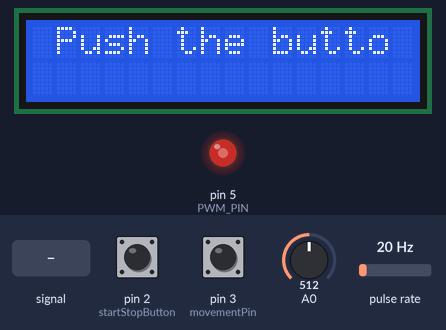
Recording of a sketch running on a simulated Arduino Uno, built with avr-gcc and run on an emulated ATmega328P. Shown: 16×2 character LCD, output pins drawn as LEDs (lit = HIGH). Wiring (from diagram.json): character LCD (HD44780): RS pin 12; E pin 11; data pin 10, pin 9, pin 8, pin 7. Wiring (inferred from the names in the program): pulse sensor: data pin 4. Dashed ring = blinking. Inputs (shaded band) come from the test bench; at power-on: A0 = 512, pin 2 (startStopButton) HIGH, pin 3 (movementPin) HIGH, pulse rate 20 Hz. Pins used as bus, display or sensor lines are not drawn.

Above: at 1.2 s.
1.3 s: A0 fed a 2 Hz sine of ±306 counts around its level
At 1.4 s:
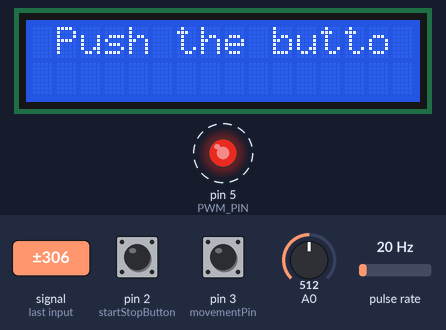
4.3 s: A0 set to 1023
5.8 s: pin 2 (startStopButton) pulled LOW for 0.15 s
At 7.5 s:
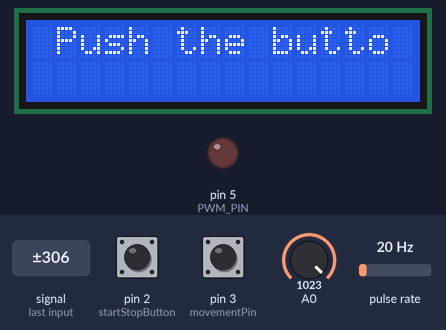
7.7 s: pin 2 (startStopButton) pulled LOW for 1 s
Timing chart, 0 to 10.7 s (numbered marks = the images above; inputs shaded):
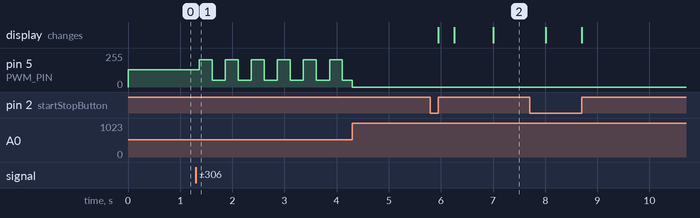

The sketch:

sketch.ino
```cpp
// Wiring buttons and sensor

const uint8_t PWM_PIN = 5; // Pin where PWM signal will be generated
uint16_t ldrValue = 0; // Value read on pin A0

const uint8_t pinRS = 4;
const uint8_t pinEN = 3;
const uint8_t pinD4 = 2;
const uint8_t pinD5 = 1;
const uint8_t pinD6 = 0;
const uint8_t pinD7 = 7;

const uint8_t startStopButton = 2;
volatile bool startStopButtonPressed = false;
volatile bool startStopButtonPressedLong = false;
volatile unsigned long buttonPressStartTime = 0; // Variable to store the start time of pressing the push button

const uint8_t movementPin = 3;
volatile unsigned long transitionTime = 0; // Time to complete one revolution
volatile bool transitionDetected = false;

volatile long seconds = 0; // Initialization of seconds counter
volatile long milliseconds = 0; // Initialization of milliseconds counter

// Variables for calculating values
float lastRevolutionStartTime = 0; // Time when the last revolution started
volatile unsigned int nRevolution = 0; // Revolution counter
volatile float distance = 0; // Total recorded distance
volatile unsigned long currentSpeed = 0; // Instantaneous speed detected
volatile float T = 0; // Time elapsed since the last pulse
volatile float T1 = 0; // Time elapsed since the last pulse regardless of the LDR sensor operation

const float bicycleWheelCircumference = 2.1206; // Circumference of the bike wheel expressed in meters

void setup() {

  // External interrupt configuration on INT0 (pin 2)
  EICRA |= (1 << ISC00); // External interrupt on state change
  EIMSK |= (1 << INT0); // Enable external interrupt on INT0 (pin 2)

  // External interrupt configuration on INT1 (pin 3)
  EICRA |= (1 << ISC10); // External interrupt on state change
  EIMSK |= (1 << INT1); // Enable external interrupt on INT1 (pin 3)

  // Timer1 settings to generate an interrupt every second
  cli(); // Disable interrupts during configuration
  TCCR1A = 0; // Clear timer control registers
  TCCR1B = 0;
  TCNT1 = 0; // Initialize timer count to 0
  OCR1A = 15624; // Set comparison value to achieve one second
  TCCR1B |= (1 << WGM12); // Set timer in comparison mode with OCR1A
  TCCR1B |= (1 << CS12) | (1 << CS10); // Set prescaler to 1024
  TIMSK1 |= (1 << OCIE1A); // Enable interrupt for comparison with OCR1A

  // Set up timer2 to generate an interrupt every millisecond
  TCCR2A = 0; // Clear control registers A
  TCCR2B = 0; // Clear control registers B
  TCNT2 = 0; // Clear timer2 count
  OCR2A = 249; // Set comparison value to generate an interrupt every millisecond
  TCCR2A |= (1 << WGM21); // Set timer in comparison mode with OCR2A
  TCCR2B |= (1 << CS22); // Set prescaler to 64
  TIMSK2 |= (1 << OCIE2A); // Enable interrupt for comparison with OCR2A

  // Configuration of the timer 0 overflow interrupt
  TIMSK0 |= (1 << TOIE0); // Enable timer 0 overflow interrupt
  // Configuration of timer 0
  TCCR0A |= (1 << WGM00) | (1 << WGM01); // Fast PWM mode
  TCCR0B |= (1 << CS02); // Prescaler of 256 (clock frequency of 16MHz / 256)
  OCR0A = 255; // Maximum value of the counter (PWM signal period)

  sei(); // Enable interrupts after configuration

  DDRD |= (1 << PWM_PIN); // Set pin 5 that generates the PWM signal as output

  TCCR0A = _BV(COM0B1) | _BV(WGM01) | _BV(WGM00); // PWM setup
  TCCR0B = _BV(CS01); // Set clock frequency to 64

  // Enable AVCC reference voltage (5V)
  ADMUX |= (1 << REFS0);
  // Set prescaler to 128 to achieve a sampling frequency of 125 kHz
  ADCSRA |= (1 << ADPS2) | (1 << ADPS1) | (1 << ADPS0);
  // Enable ADC converter
  ADCSRA |= (1 << ADEN);

  // Initialization of display pins as output
  DDRB |= (1 << pinRS);
  DDRB |= (1 << pinEN);
  DDRB |= (1 << pinD4);
  DDRB |= (1 << pinD5);
  DDRB |= (1 << pinD6);
  DDRD |= (1 << pinD7);

  // Enable the Movement pushButton as input-pullup
  DDRD &= ~(1 << movementPin);
  // Set internal pull-up
  PORTD |= (1 << movementPin);

  // Enable Start pushButton pins as input-pullup
  // Set the pin as input
  DDRD &= ~(1 << startStopButton);
  // Set internal pull-up
  PORTD |= (1 << startStopButton);

  // Initialization of the LCD display
  sendCommand(0x33); // 8-bit initialization sequence
  sendCommand(0x32); // 4-bit initialization sequence
  sendCommand(0x28); // 2-line mode, 5x8 character
  // Enable the LCD display
  sendCommand(0x0C);
  // Clear the LCD display
  sendCommand(0x01);
  // Set the initial contrast of the display
  sendCommand(0x0C); // Display on, cursor off, blinking off
  sendCommand(0x06); // Increment cursor
  sendCommand(0x01); // Clear the display

  // Set the cursor to the first row, first character
  sendCommand(0x80);
  // Write the message
  sendText("Push the button");
  // Set the cursor to the second row, first character
  sendCommand(0xC4);
  sendText("to start");
}

void loop() {
    // Start ADC conversion for the LDR sensor
  ADCSRA |= (1 << ADSC);
  // Wait for the end of ADC conversion
  while (ADCSRA & (1 << ADSC));
  // Read the value converted by the LDR sensor
  ldrValue = ADC;

  OCR0B = map(ldrValue, 0, 1023, 255, 0); // Convert the read value to PWM and write it to the OCR0B register

  if (startStopButtonPressed) {

    if (transitionDetected) {
      T = milliseconds - lastRevolutionStartTime; // Compute the time to complete one revolution
      distance = (nRevolution * bicycleWheelCircumference) / 1000; // Calculate the distance
      currentSpeed = (bicycleWheelCircumference / T) * 3600; // Calculate the speed
      transitionDetected = false; // Reset the boolean value to false
    }

    T1 = milliseconds - lastRevolutionStartTime; // Read the time elapsed since the last pulse
    // even if a transition was not detected
    updateLCD(); // Update the display with time information
  }
  if (startStopButtonPressedLong) {
    // Reset Arduino
    asm("jmp 0");
    startStopButtonPressedLong = false; // Reset the value to false
  }
}

// Interrupt service routine for the LDR sensor
ISR(INT1_vect) {
  if ((!(PIND & (1 << movementPin)))) { // Button pressed
    transitionDetected = true;
    nRevolution++;
  } else //if (PIND & (1 << movementPin))
  { // Button released
    lastRevolutionStartTime = milliseconds;
  }
}

// Interrupt service routine for the startStopButton
ISR(INT0_vect) {
  if (!(PIND & (1 << startStopButton))) { // Button pressed
    buttonPressStartTime = milliseconds;
  } else { // Button released

    unsigned long buttonPressDuration = milliseconds - buttonPressStartTime; // Duration of button press

    if (buttonPressDuration >= 1000) { // If the press is >= 1 second, detect a long press
      startStopButtonPressedLong = true;
    } else if (buttonPressDuration > 0 && buttonPressDuration < 1000) { // If it's less than a second but still pressed
      startStopButtonPressed = true;
    }
  }
}

// Interrupt service routine for the counter
ISR(TIMER1_COMPA_vect) {
  if (startStopButtonPressed) {
    seconds++;
  } // Start the seconds counter only if the program has been started
}

// Timer2 interrupt for milliseconds counting
ISR(TIMER2_COMPA_vect) {
  milliseconds++;
}

void sendCommand(byte command) {
  PORTB &= ~_BV(pinRS); // Set pin RS low for commands
  sendData(command);
}

void sendNum(volatile float num) {
  char buffer[10];
  dtostrf(num, 1, 0, buffer); // Convert the number to a string format with 5 total digits and 2 decimals
  sendText(buffer);
}

void sendNumFloat(volatile float num) {
  char buffer[10];
  dtostrf(num, 5, 2, buffer); // Convert the number to a string format with 1 total digit
  sendText(buffer);
}

void sendText(const char * text) {
  PORTB |= _BV(pinRS); // Set pin RS high for data
  while (*text) {
    sendData(*text);
    text++;
  }
}

void sendData(byte data) {
  PORTB &= ~_BV(3); // EN pin low -> Turn on the display

  // Sending the 4 most significant bits, first nibble
  // Set pin D4 with the least significant bit of 'data'
  PORTB = (PORTB & ~_BV(pinD4)) | (((data >> 4) & 1) << 2);
  // Set pin D5 with the second least significant bit of 'data'
  PORTB = (PORTB & ~_BV(pinD5)) | (((data >> 5) & 1) << 1);
  // Set pin D6 with the third least significant bit of 'data'
  PORTB = (PORTB & ~_BV(pinD6)) | (((data >> 6) & 1) << 0);
  // Set pin D7 with the fourth least significant bit of 'data'
  PORTD = (PORTD & ~_BV(pinD7)) | (((data >> 7) & 1) << 7);

  PORTB |= _BV(pinEN); // EN pin high -> Turn off the display
  PORTB &= ~_BV(pinEN); // EN pin low -> Turn on the display

  // Sending the 4 least significant bits, second nibble
  // Set pin D4 with the least significant bit of 'data'
  PORTB = (PORTB & ~_BV(pinD4)) | (((data >> 0) & 1) << 2);
  // Set pin D5 with the second least significant bit of 'data'
  PORTB = (PORTB & ~_BV(pinD5)) | (((data >> 1) & 1) << 1);
  // Set pin D6 with the third least significant bit of 'data'
  PORTB = (PORTB & ~_BV(pinD6)) | (((data >> 2) & 1) << 0);
  // Set pin D7 with the fourth least significant bit of 'data'
  PORTD = (PORTD & ~_BV(pinD7)) | (((data >> 3) & 1) << 7);

  PORTB |= _BV(3); // EN pin high -> Turn off the display
}

void updateLCD() {
  // Set the cursor to the first row, first character
  sendCommand(0x80);
  // Write the message
  sendText("Speed:    ");

  if (T1 > 0 && T1 < 10000) {
    sendNum(currentSpeed);
  } else //if (T1 > 10000)
  {
    sendNum(0);
  } // If the time elapsed since the last pulse is >=10 seconds, then
  // the user is stationary, and the instantaneous speed is set to 0

  sendText("km/h");

  // Calculate hours, minutes, and seconds
  int hours = seconds / 3600;
  int minutes = (seconds / 60) % 60;
  int second = seconds % 60;

  // Set the cursor to the second row, first character
  sendCommand(0xC0);
  //sendText("Time: ");
  sendNum(hours);
  sendText(":");
  if (minutes < 10) {
    sendNum(0); // Add leading zero if minutes are less than 10
  }
  sendNum(minutes);
  sendText(":");
  if (second < 10) {
    sendNum(0); // Add leading zero if seconds are less than 10
  }
  sendNum(second);

  sendText("  "); // Add a space

  sendNumFloat(distance);
  sendText("km");
}
```

Measured:
- after the input at 1.3 s, pin 5 (PWM_PIN): alternates 204/255 for 0.25 s and 52/255 for 0.25 s, starting after 0.06 s
